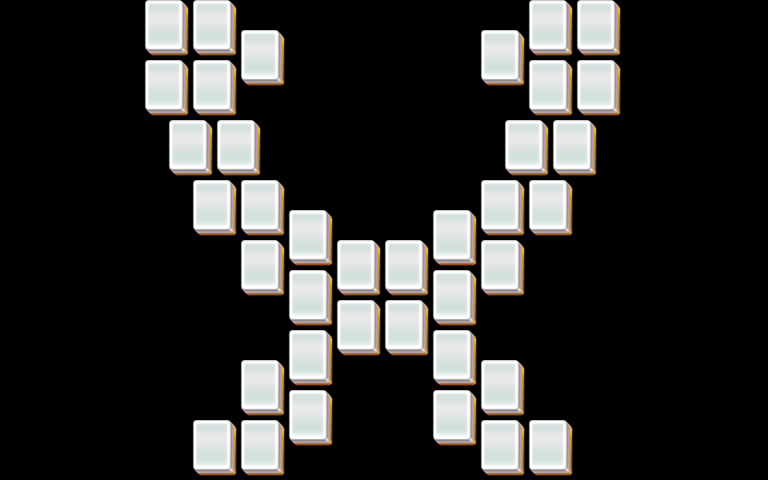

The image is a tile-based game level rendered from a .tmx file. Its description and source (layers, tilesets, objects; grid data summarised) follow:
An orthogonal 32x16 tile map with 24x30 px tiles, 5 tile layers (layer1, layer2, layer3, layer4, ...).

<map version="1.0" orientation="orthogonal" width="32" height="16" tilewidth="24" tileheight="30">
 <properties>
  <property name="species" value="23" />
 </properties>
 <tileset firstgid="1" name="mahjong" tilewidth="48" tileheight="60">
  <image source="mahjong.png" />
 </tileset>
 <layer name="layer1" width="32" height="16">
  <data>[512 cells, 38 non-empty, 1 distinct tile ids]</data>
 </layer>
 <layer name="layer2" width="32" height="16">
  <data>[512 cells, 38 non-empty, 1 distinct tile ids]</data>
 </layer>
 <layer name="layer3" width="32" height="16">
  <data>[512 cells, 38 non-empty, 1 distinct tile ids]</data>
 </layer>
 <layer name="layer4" width="32" height="16">
  <data>[512 cells, 0 non-empty, 0 distinct tile ids]</data>
 </layer>
 <layer name="layer5" width="32" height="16">
  <data>[512 cells, 0 non-empty, 0 distinct tile ids]</data>
 </layer>
</map>
